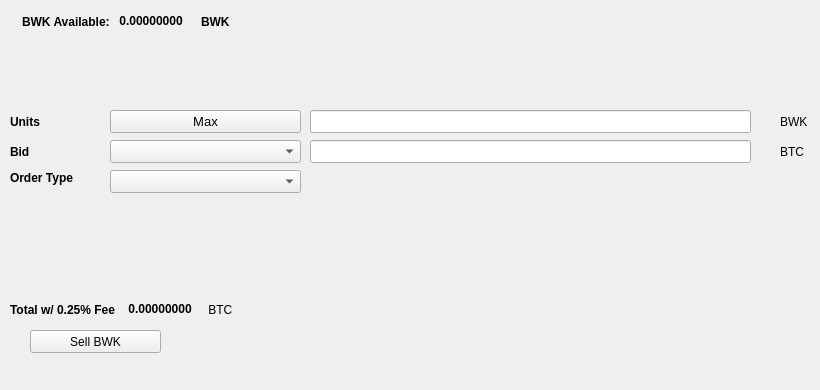
   <widget class="QWidget" name="SellTab">
    <attribute name="title">
     <string>Sell</string>
    </attribute>
    <widget class="QLabel" name="label_16">
     <property name="geometry">
      <rect>
       <x>780</x>
       <y>140</y>
       <width>31</width>
       <height>23</height>
      </rect>
     </property>
     <property name="text">
      <string>BTC</string>
     </property>
    </widget>
    <widget class="QComboBox" name="SellBidcomboBox">
     <property name="geometry">
      <rect>
       <x>110</x>
       <y>140</y>
       <width>191</width>
       <height>23</height>
      </rect>
     </property>
     <property name="font">
      <font>
       <pointsize>10</pointsize>
      </font>
     </property>
    </widget>
    <widget class="QLabel" name="label_18">
     <property name="geometry">
      <rect>
       <x>10</x>
       <y>110</y>
       <width>46</width>
       <height>23</height>
      </rect>
     </property>
     <property name="font">
      <font>
       <weight>75</weight>
       <bold>true</bold>
      </font>
     </property>
     <property name="text">
      <string>Units</string>
     </property>
    </widget>
    <widget class="QPushButton" name="Sell_Max_Amount">
     <property name="geometry">
      <rect>
       <x>110</x>
       <y>110</y>
       <width>191</width>
       <height>23</height>
      </rect>
     </property>
     <property name="font">
      <font>
       <pointsize>10</pointsize>
      </font>
     </property>
     <property name="text">
      <string>Max</string>
     </property>
    </widget>
    <widget class="QLabel" name="label_20">
     <property name="geometry">
      <rect>
       <x>10</x>
       <y>170</y>
       <width>91</width>
       <height>16</height>
      </rect>
     </property>
     <property name="font">
      <font>
       <weight>75</weight>
       <bold>true</bold>
      </font>
     </property>
     <property name="text">
      <string>Order Type</string>
     </property>
    </widget>
    <widget class="QComboBox" name="SellOrdertypeCombo">
     <property name="geometry">
      <rect>
       <x>110</x>
       <y>170</y>
       <width>191</width>
       <height>23</height>
      </rect>
     </property>
     <property name="font">
      <font>
       <pointsize>10</pointsize>
      </font>
     </property>
    </widget>
    <widget class="QLabel" name="label_21">
     <property name="geometry">
      <rect>
       <x>10</x>
       <y>140</y>
       <width>46</width>
       <height>23</height>
      </rect>
     </property>
     <property name="font">
      <font>
       <weight>75</weight>
       <bold>true</bold>
      </font>
     </property>
     <property name="text">
      <string>Bid</string>
     </property>
    </widget>
    <widget class="QLabel" name="label_22">
     <property name="geometry">
      <rect>
       <x>780</x>
       <y>110</y>
       <width>31</width>
       <height>23</height>
      </rect>
     </property>
     <property name="text">
      <string>BWK</string>
     </property>
    </widget>
    <widget class="QLineEdit" name="UnitsInputBWK">
     <property name="geometry">
      <rect>
       <x>310</x>
       <y>110</y>
       <width>441</width>
       <height>23</height>
      </rect>
     </property>
     <property name="font">
      <font>
       <pointsize>9</pointsize>
       <weight>75</weight>
       <bold>true</bold>
      </font>
     </property>
    </widget>
    <widget class="QLineEdit" name="SellBidPriceEdit">
     <property name="geometry">
      <rect>
       <x>310</x>
       <y>140</y>
       <width>441</width>
       <height>23</height>
      </rect>
     </property>
     <property name="font">
      <font>
       <pointsize>9</pointsize>
       <weight>75</weight>
       <bold>true</bold>
      </font>
     </property>
    </widget>
    <widget class="QPushButton" name="SellBWKBTN">
     <property name="geometry">
      <rect>
       <x>30</x>
       <y>330</y>
       <width>131</width>
       <height>23</height>
      </rect>
     </property>
     <property name="text">
      <string>Sell BWK</string>
     </property>
     <property name="icon">
      <iconset resource="../skyrocket">
       <normaloff>:/icons/bitcoin</normaloff>:/icons/bitcoin</iconset>
     </property>
    </widget>
    <widget class="QWidget" name="layoutWidget3">
     <property name="geometry">
      <rect>
       <x>22</x>
       <y>12</y>
       <width>258</width>
       <height>19</height>
      </rect>
     </property>
     <layout class="QHBoxLayout" name="horizontalLayout">
      <item>
       <widget class="QLabel" name="label232_2">
        <property name="font">
         <font>
          <weight>75</weight>
          <bold>true</bold>
         </font>
        </property>
        <property name="text">
         <string>BWK Available:</string>
        </property>
       </widget>
      </item>
      <item>
       <widget class="QLabel" name="BWKAvailableLabel">
        <property name="palette">
         <palette>
          <active>
           <colorrole role="WindowText">
            <brush brushstyle="SolidPattern">
             <color alpha="255">
              <red>0</red>
              <green>0</green>
              <blue>0</blue>
             </color>
            </brush>
           </colorrole>
           <colorrole role="Button">
            <brush brushstyle="SolidPattern">
             <color alpha="255">
              <red>0</red>
              <green>170</green>
              <blue>0</blue>
             </color>
            </brush>
           </colorrole>
           <colorrole role="Light">
            <brush brushstyle="SolidPattern">
             <color alpha="255">
              <red>0</red>
              <green>255</green>
              <blue>0</blue>
             </color>
            </brush>
           </colorrole>
           <colorrole role="Midlight">
            <brush brushstyle="SolidPattern">
             <color alpha="255">
              <red>0</red>
              <green>212</green>
              <blue>0</blue>
             </color>
            </brush>
           </colorrole>
           <colorrole role="Dark">
            <brush brushstyle="SolidPattern">
             <color alpha="255">
              <red>0</red>
              <green>85</green>
              <blue>0</blue>
             </color>
            </brush>
           </colorrole>
           <colorrole role="Mid">
            <brush brushstyle="SolidPattern">
             <color alpha="255">
              <red>0</red>
              <green>113</green>
              <blue>0</blue>
             </color>
            </brush>
           </colorrole>
           <colorrole role="Text">
            <brush brushstyle="SolidPattern">
             <color alpha="255">
              <red>0</red>
              <green>170</green>
              <blue>0</blue>
             </color>
            </brush>
           </colorrole>
           <colorrole role="BrightText">
            <brush brushstyle="SolidPattern">
             <color alpha="255">
              <red>255</red>
              <green>255</green>
              <blue>255</blue>
             </color>
            </brush>
           </colorrole>
           <colorrole role="ButtonText">
            <brush brushstyle="SolidPattern">
             <color alpha="255">
              <red>0</red>
              <green>0</green>
              <blue>0</blue>
             </color>
            </brush>
           </colorrole>
           <colorrole role="Base">
            <brush brushstyle="SolidPattern">
             <color alpha="255">
              <red>255</red>
              <green>255</green>
              <blue>255</blue>
             </color>
            </brush>
           </colorrole>
           <colorrole role="Window">
            <brush brushstyle="SolidPattern">
             <color alpha="255">
              <red>0</red>
              <green>170</green>
              <blue>0</blue>
             </color>
            </brush>
           </colorrole>
           <colorrole role="Shadow">
            <brush brushstyle="SolidPattern">
             <color alpha="255">
              <red>0</red>
              <green>0</green>
              <blue>0</blue>
             </color>
            </brush>
           </colorrole>
           <colorrole role="AlternateBase">
            <brush brushstyle="SolidPattern">
             <color alpha="255">
              <red>127</red>
              <green>212</green>
              <blue>127</blue>
             </color>
            </brush>
           </colorrole>
           <colorrole role="ToolTipBase">
            <brush brushstyle="SolidPattern">
             <color alpha="255">
              <red>255</red>
              <green>255</green>
              <blue>220</blue>
             </color>
            </brush>
           </colorrole>
           <colorrole role="ToolTipText">
            <brush brushstyle="SolidPattern">
             <color alpha="255">
              <red>0</red>
              <green>0</green>
              <blue>0</blue>
             </color>
            </brush>
           </colorrole>
          </active>
          <inactive>
           <colorrole role="WindowText">
            <brush brushstyle="SolidPattern">
             <color alpha="255">
              <red>0</red>
              <green>0</green>
              <blue>0</blue>
             </color>
            </brush>
           </colorrole>
           <colorrole role="Button">
            <brush brushstyle="SolidPattern">
             <color alpha="255">
              <red>0</red>
              <green>170</green>
              <blue>0</blue>
             </color>
            </brush>
           </colorrole>
           <colorrole role="Light">
            <brush brushstyle="SolidPattern">
             <color alpha="255">
              <red>0</red>
              <green>255</green>
              <blue>0</blue>
             </color>
            </brush>
           </colorrole>
           <colorrole role="Midlight">
            <brush brushstyle="SolidPattern">
             <color alpha="255">
              <red>0</red>
              <green>212</green>
              <blue>0</blue>
             </color>
            </brush>
           </colorrole>
           <colorrole role="Dark">
            <brush brushstyle="SolidPattern">
             <color alpha="255">
              <red>0</red>
              <green>85</green>
              <blue>0</blue>
             </color>
            </brush>
           </colorrole>
           <colorrole role="Mid">
            <brush brushstyle="SolidPattern">
             <color alpha="255">
              <red>0</red>
              <green>113</green>
              <blue>0</blue>
             </color>
            </brush>
           </colorrole>
           <colorrole role="Text">
            <brush brushstyle="SolidPattern">
             <color alpha="255">
              <red>0</red>
              <green>170</green>
              <blue>0</blue>
             </color>
            </brush>
           </colorrole>
           <colorrole role="BrightText">
            <brush brushstyle="SolidPattern">
             <color alpha="255">
              <red>255</red>
              <green>255</green>
              <blue>255</blue>
             </color>
            </brush>
           </colorrole>
           <colorrole role="ButtonText">
            <brush brushstyle="SolidPattern">
             <color alpha="255">
              <red>0</red>
              <green>0</green>
              <blue>0</blue>
             </color>
            </brush>
           </colorrole>
           <colorrole role="Base">
            <brush brushstyle="SolidPattern">
             <color alpha="255">
              <red>255</red>
              <green>255</green>
              <blue>255</blue>
             </color>
            </brush>
           </colorrole>
           <colorrole role="Window">
            <brush brushstyle="SolidPattern">
             <color alpha="255">
              <red>0</red>
              <green>170</green>
              <blue>0</blue>
             </color>
            </brush>
           </colorrole>
           <colorrole role="Shadow">
            <brush brushstyle="SolidPattern">
             <color alpha="255">
              <red>0</red>
              <green>0</green>
              <blue>0</blue>
             </color>
            </brush>
           </colorrole>
           <colorrole role="AlternateBase">
            <brush brushstyle="SolidPattern">
             <color alpha="255">
              <red>127</red>
              <green>212</green>
              <blue>127</blue>
             </color>
            </brush>
           </colorrole>
           <colorrole role="ToolTipBase">
            <brush brushstyle="SolidPattern">
             <color alpha="255">
              <red>255</red>
              <green>255</green>
              <blue>220</blue>
             </color>
            </brush>
           </colorrole>
           <colorrole role="ToolTipText">
            <brush brushstyle="SolidPattern">
             <color alpha="255">
              <red>0</red>
              <green>0</green>
              <blue>0</blue>
             </color>
            </brush>
           </colorrole>
          </inactive>
          <disabled>
           <colorrole role="WindowText">
            <brush brushstyle="SolidPattern">
             <color alpha="255">
              <red>0</red>
              <green>85</green>
              <blue>0</blue>
             </color>
            </brush>
           </colorrole>
           <colorrole role="Button">
            <brush brushstyle="SolidPattern">
             <color alpha="255">
              <red>0</red>
              <green>170</green>
              <blue>0</blue>
             </color>
            </brush>
           </colorrole>
           <colorrole role="Light">
            <brush brushstyle="SolidPattern">
             <color alpha="255">
              <red>0</red>
              <green>255</green>
              <blue>0</blue>
             </color>
            </brush>
           </colorrole>
           <colorrole role="Midlight">
            <brush brushstyle="SolidPattern">
             <color alpha="255">
              <red>0</red>
              <green>212</green>
              <blue>0</blue>
             </color>
            </brush>
           </colorrole>
           <colorrole role="Dark">
            <brush brushstyle="SolidPattern">
             <color alpha="255">
              <red>0</red>
              <green>85</green>
              <blue>0</blue>
             </color>
            </brush>
           </colorrole>
           <colorrole role="Mid">
            <brush brushstyle="SolidPattern">
             <color alpha="255">
              <red>0</red>
              <green>113</green>
              <blue>0</blue>
             </color>
            </brush>
           </colorrole>
           <colorrole role="Text">
            <brush brushstyle="SolidPattern">
             <color alpha="255">
              <red>0</red>
              <green>85</green>
              <blue>0</blue>
             </color>
            </brush>
           </colorrole>
           <colorrole role="BrightText">
            <brush brushstyle="SolidPattern">
             <color alpha="255">
              <red>255</red>
              <green>255</green>
              <blue>255</blue>
             </color>
            </brush>
           </colorrole>
           <colorrole role="ButtonText">
            <brush brushstyle="SolidPattern">
             <color alpha="255">
              <red>0</red>
              <green>85</green>
              <blue>0</blue>
             </color>
            </brush>
           </colorrole>
           <colorrole role="Base">
            <brush brushstyle="SolidPattern">
             <color alpha="255">
              <red>0</red>
              <green>170</green>
              <blue>0</blue>
             </color>
            </brush>
           </colorrole>
           <colorrole role="Window">
            <brush brushstyle="SolidPattern">
             <color alpha="255">
              <red>0</red>
              <green>170</green>
              <blue>0</blue>
             </color>
            </brush>
           </colorrole>
           <colorrole role="Shadow">
            <brush brushstyle="SolidPattern">
             <color alpha="255">
              <red>0</red>
              <green>0</green>
              <blue>0</blue>
             </color>
            </brush>
           </colorrole>
           <colorrole role="AlternateBase">
            <brush brushstyle="SolidPattern">
             <color alpha="255">
              <red>0</red>
              <green>170</green>
              <blue>0</blue>
             </color>
            </brush>
           </colorrole>
           <colorrole role="ToolTipBase">
            <brush brushstyle="SolidPattern">
             <color alpha="255">
              <red>255</red>
              <green>255</green>
              <blue>220</blue>
             </color>
            </brush>
           </colorrole>
           <colorrole role="ToolTipText">
            <brush brushstyle="SolidPattern">
             <color alpha="255">
              <red>0</red>
              <green>0</green>
              <blue>0</blue>
             </color>
            </brush>
           </colorrole>
          </disabled>
         </palette>
        </property>
        <property name="font">
         <font>
          <weight>75</weight>
          <bold>true</bold>
         </font>
        </property>
        <property name="text">
         <string> 0.00000000 </string>
        </property>
        <property name="textInteractionFlags">
         <set>Qt::LinksAccessibleByMouse|Qt::TextSelectableByKeyboard|Qt::TextSelectableByMouse</set>
        </property>
       </widget>
      </item>
      <item>
       <widget class="QLabel" name="labelBWK">
        <property name="font">
         <font>
          <weight>75</weight>
          <bold>true</bold>
         </font>
        </property>
        <property name="text">
         <string>BWK</string>
        </property>
       </widget>
      </item>
     </layout>
    </widget>
    <widget class="QWidget" name="layoutWidget">
     <property name="geometry">
      <rect>
       <x>10</x>
       <y>300</y>
       <width>268</width>
       <height>19</height>
      </rect>
     </property>
     <layout class="QHBoxLayout" name="horizontalLayout_2">
      <item>
       <widget class="QLabel" name="label_19">
        <property name="font">
         <font>
          <weight>75</weight>
          <bold>true</bold>
         </font>
        </property>
        <property name="text">
         <string>Total w/ 0.25% Fee </string>
        </property>
       </widget>
      </item>
      <item>
       <widget class="QLabel" name="SellCostLabel">
        <property name="palette">
         <palette>
          <active>
           <colorrole role="WindowText">
            <brush brushstyle="SolidPattern">
             <color alpha="255">
              <red>0</red>
              <green>0</green>
              <blue>0</blue>
             </color>
            </brush>
           </colorrole>
           <colorrole role="Button">
            <brush brushstyle="SolidPattern">
             <color alpha="255">
              <red>0</red>
              <green>170</green>
              <blue>0</blue>
             </color>
            </brush>
           </colorrole>
           <colorrole role="Light">
            <brush brushstyle="SolidPattern">
             <color alpha="255">
              <red>0</red>
              <green>255</green>
              <blue>0</blue>
             </color>
            </brush>
           </colorrole>
           <colorrole role="Midlight">
            <brush brushstyle="SolidPattern">
             <color alpha="255">
              <red>0</red>
              <green>212</green>
              <blue>0</blue>
             </color>
            </brush>
           </colorrole>
           <colorrole role="Dark">
            <brush brushstyle="SolidPattern">
             <color alpha="255">
              <red>0</red>
              <green>85</green>
              <blue>0</blue>
             </color>
            </brush>
           </colorrole>
           <colorrole role="Mid">
            <brush brushstyle="SolidPattern">
             <color alpha="255">
              <red>0</red>
              <green>113</green>
              <blue>0</blue>
             </color>
            </brush>
           </colorrole>
           <colorrole role="Text">
            <brush brushstyle="SolidPattern">
             <color alpha="255">
              <red>0</red>
              <green>170</green>
              <blue>0</blue>
             </color>
            </brush>
           </colorrole>
           <colorrole role="BrightText">
            <brush brushstyle="SolidPattern">
             <color alpha="255">
              <red>255</red>
              <green>255</green>
              <blue>255</blue>
             </color>
            </brush>
           </colorrole>
           <colorrole role="ButtonText">
            <brush brushstyle="SolidPattern">
             <color alpha="255">
              <red>0</red>
              <green>0</green>
              <blue>0</blue>
             </color>
            </brush>
           </colorrole>
           <colorrole role="Base">
            <brush brushstyle="SolidPattern">
             <color alpha="255">
              <red>255</red>
              <green>255</green>
              <blue>255</blue>
             </color>
            </brush>
           </colorrole>
           <colorrole role="Window">
            <brush brushstyle="SolidPattern">
             <color alpha="255">
              <red>0</red>
              <green>170</green>
              <blue>0</blue>
             </color>
            </brush>
           </colorrole>
           <colorrole role="Shadow">
            <brush brushstyle="SolidPattern">
             <color alpha="255">
              <red>0</red>
              <green>0</green>
              <blue>0</blue>
             </color>
            </brush>
           </colorrole>
           <colorrole role="AlternateBase">
            <brush brushstyle="SolidPattern">
             <color alpha="255">
              <red>127</red>
              <green>212</green>
              <blue>127</blue>
             </color>
            </brush>
           </colorrole>
           <colorrole role="ToolTipBase">
            <brush brushstyle="SolidPattern">
             <color alpha="255">
              <red>255</red>
              <green>255</green>
              <blue>220</blue>
             </color>
            </brush>
           </colorrole>
           <colorrole role="ToolTipText">
            <brush brushstyle="SolidPattern">
             <color alpha="255">
              <red>0</red>
              <green>0</green>
              <blue>0</blue>
             </color>
            </brush>
           </colorrole>
          </active>
          <inactive>
           <colorrole role="WindowText">
            <brush brushstyle="SolidPattern">
             <color alpha="255">
              <red>0</red>
              <green>0</green>
              <blue>0</blue>
             </color>
            </brush>
           </colorrole>
           <colorrole role="Button">
            <brush brushstyle="SolidPattern">
             <color alpha="255">
              <red>0</red>
              <green>170</green>
              <blue>0</blue>
             </color>
            </brush>
           </colorrole>
           <colorrole role="Light">
            <brush brushstyle="SolidPattern">
             <color alpha="255">
              <red>0</red>
              <green>255</green>
              <blue>0</blue>
             </color>
            </brush>
           </colorrole>
           <colorrole role="Midlight">
            <brush brushstyle="SolidPattern">
             <color alpha="255">
              <red>0</red>
              <green>212</green>
              <blue>0</blue>
             </color>
            </brush>
           </colorrole>
           <colorrole role="Dark">
            <brush brushstyle="SolidPattern">
             <color alpha="255">
              <red>0</red>
              <green>85</green>
              <blue>0</blue>
             </color>
            </brush>
           </colorrole>
           <colorrole role="Mid">
            <brush brushstyle="SolidPattern">
             <color alpha="255">
              <red>0</red>
              <green>113</green>
              <blue>0</blue>
             </color>
            </brush>
           </colorrole>
           <colorrole role="Text">
            <brush brushstyle="SolidPattern">
             <color alpha="255">
              <red>0</red>
              <green>170</green>
              <blue>0</blue>
             </color>
            </brush>
           </colorrole>
           <colorrole role="BrightText">
            <brush brushstyle="SolidPattern">
             <color alpha="255">
              <red>255</red>
              <green>255</green>
              <blue>255</blue>
             </color>
            </brush>
           </colorrole>
           <colorrole role="ButtonText">
            <brush brushstyle="SolidPattern">
             <color alpha="255">
              <red>0</red>
              <green>0</green>
              <blue>0</blue>
             </color>
            </brush>
           </colorrole>
           <colorrole role="Base">
            <brush brushstyle="SolidPattern">
             <color alpha="255">
              <red>255</red>
              <green>255</green>
              <blue>255</blue>
             </color>
            </brush>
           </colorrole>
           <colorrole role="Window">
            <brush brushstyle="SolidPattern">
             <color alpha="255">
              <red>0</red>
              <green>170</green>
              <blue>0</blue>
             </color>
            </brush>
           </colorrole>
           <colorrole role="Shadow">
            <brush brushstyle="SolidPattern">
             <color alpha="255">
              <red>0</red>
              <green>0</green>
              <blue>0</blue>
             </color>
            </brush>
           </colorrole>
           <colorrole role="AlternateBase">
            <brush brushstyle="SolidPattern">
             <color alpha="255">
              <red>127</red>
              <green>212</green>
              <blue>127</blue>
             </color>
            </brush>
           </colorrole>
           <colorrole role="ToolTipBase">
            <brush brushstyle="SolidPattern">
             <color alpha="255">
              <red>255</red>
              <green>255</green>
              <blue>220</blue>
             </color>
            </brush>
           </colorrole>
           <colorrole role="ToolTipText">
            <brush brushstyle="SolidPattern">
             <color alpha="255">
              <red>0</red>
              <green>0</green>
              <blue>0</blue>
             </color>
            </brush>
           </colorrole>
          </inactive>
          <disabled>
           <colorrole role="WindowText">
            <brush brushstyle="SolidPattern">
             <color alpha="255">
              <red>0</red>
              <green>85</green>
              <blue>0</blue>
             </color>
            </brush>
           </colorrole>
           <colorrole role="Button">
            <brush brushstyle="SolidPattern">
             <color alpha="255">
              <red>0</red>
              <green>170</green>
              <blue>0</blue>
             </color>
            </brush>
           </colorrole>
           <colorrole role="Light">
            <brush brushstyle="SolidPattern">
             <color alpha="255">
              <red>0</red>
              <green>255</green>
              <blue>0</blue>
             </color>
            </brush>
           </colorrole>
           <colorrole role="Midlight">
            <brush brushstyle="SolidPattern">
             <color alpha="255">
              <red>0</red>
              <green>212</green>
              <blue>0</blue>
             </color>
            </brush>
           </colorrole>
           <colorrole role="Dark">
            <brush brushstyle="SolidPattern">
             <color alpha="255">
              <red>0</red>
              <green>85</green>
              <blue>0</blue>
             </color>
            </brush>
           </colorrole>
           <colorrole role="Mid">
            <brush brushstyle="SolidPattern">
             <color alpha="255">
              <red>0</red>
              <green>113</green>
              <blue>0</blue>
             </color>
            </brush>
           </colorrole>
           <colorrole role="Text">
            <brush brushstyle="SolidPattern">
             <color alpha="255">
              <red>0</red>
              <green>85</green>
              <blue>0</blue>
             </color>
            </brush>
           </colorrole>
           <colorrole role="BrightText">
            <brush brushstyle="SolidPattern">
             <color alpha="255">
              <red>255</red>
              <green>255</green>
              <blue>255</blue>
             </color>
            </brush>
           </colorrole>
           <colorrole role="ButtonText">
            <brush brushstyle="SolidPattern">
             <color alpha="255">
              <red>0</red>
              <green>85</green>
              <blue>0</blue>
             </color>
            </brush>
           </colorrole>
           <colorrole role="Base">
            <brush brushstyle="SolidPattern">
             <color alpha="255">
              <red>0</red>
              <green>170</green>
              <blue>0</blue>
             </color>
            </brush>
           </colorrole>
           <colorrole role="Window">
            <brush brushstyle="SolidPattern">
             <color alpha="255">
              <red>0</red>
              <green>170</green>
              <blue>0</blue>
             </color>
            </brush>
           </colorrole>
           <colorrole role="Shadow">
            <brush brushstyle="SolidPattern">
             <color alpha="255">
              <red>0</red>
              <green>0</green>
              <blue>0</blue>
             </color>
            </brush>
           </colorrole>
           <colorrole role="AlternateBase">
            <brush brushstyle="SolidPattern">
             <color alpha="255">
              <red>0</red>
              <green>170</green>
              <blue>0</blue>
             </color>
            </brush>
           </colorrole>
           <colorrole role="ToolTipBase">
            <brush brushstyle="SolidPattern">
             <color alpha="255">
              <red>255</red>
              <green>255</green>
              <blue>220</blue>
             </color>
            </brush>
           </colorrole>
           <colorrole role="ToolTipText">
            <brush brushstyle="SolidPattern">
             <color alpha="255">
              <red>0</red>
              <green>0</green>
              <blue>0</blue>
             </color>
            </brush>
           </colorrole>
          </disabled>
         </palette>
        </property>
        <property name="font">
         <font>
          <weight>75</weight>
          <bold>true</bold>
         </font>
        </property>
        <property name="autoFillBackground">
         <bool>false</bool>
        </property>
        <property name="text">
         <string> 0.00000000</string>
        </property>
        <property name="textInteractionFlags">
         <set>Qt::LinksAccessibleByMouse|Qt::TextSelectableByMouse</set>
        </property>
       </widget>
      </item>
      <item>
       <widget class="QLabel" name="label_17">
        <property name="font">
         <font>
          <weight>50</weight>
          <bold>false</bold>
         </font>
        </property>
        <property name="text">
         <string> BTC</string>
        </property>
       </widget>
      </item>
     </layout>
    </widget>
    <widget class="QLabel" name="label_23">
     <property name="geometry">
      <rect>
       <x>460</x>
       <y>300</y>
       <width>281</width>
       <height>81</height>
      </rect>
     </property>
     <property name="text">
      <string/>
     </property>
     <property name="pixmap">
      <pixmap>:/images/bittrex</pixmap>
     </property>
    </widget>
   </widget>
